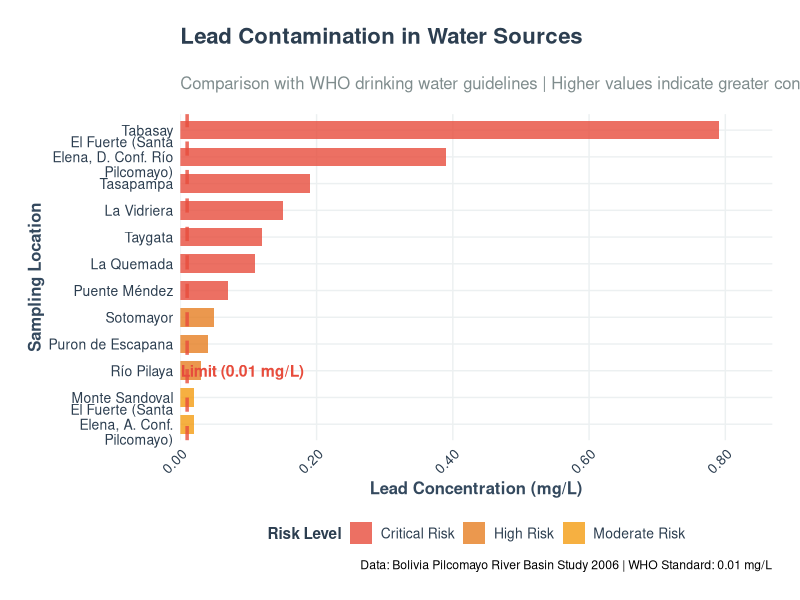
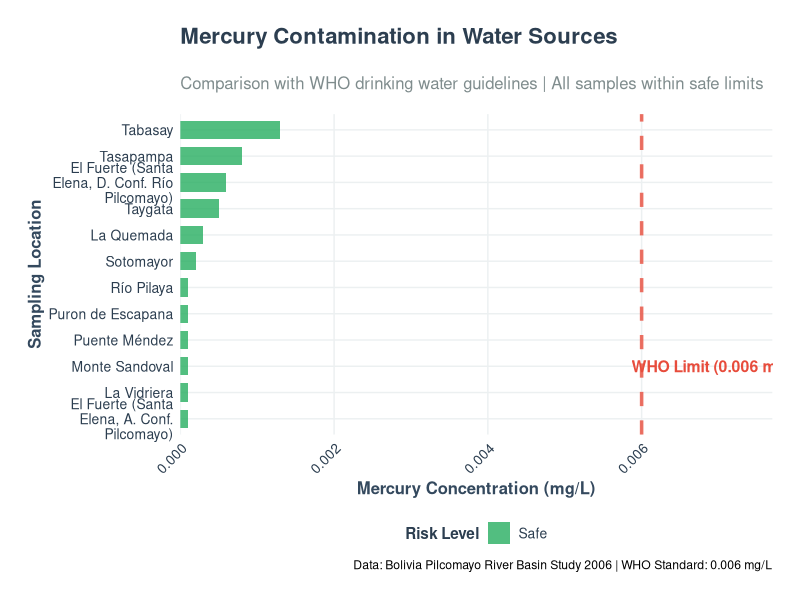
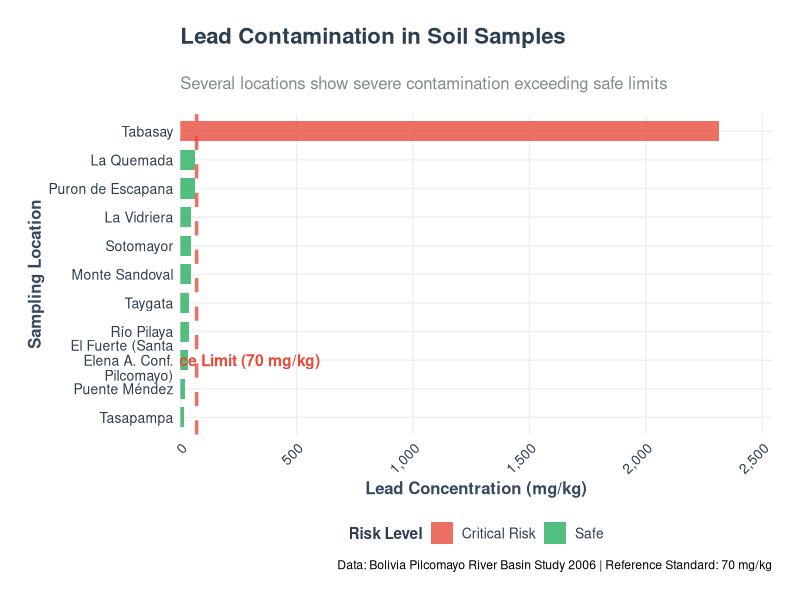
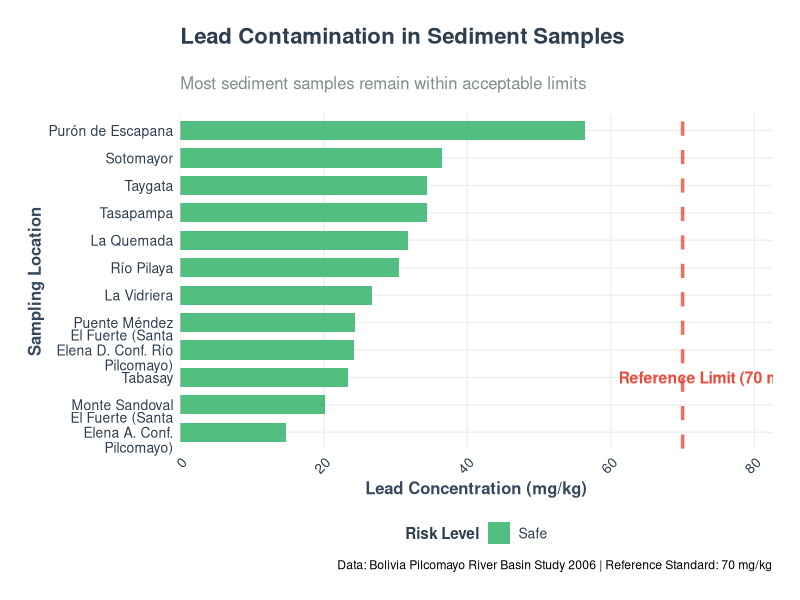
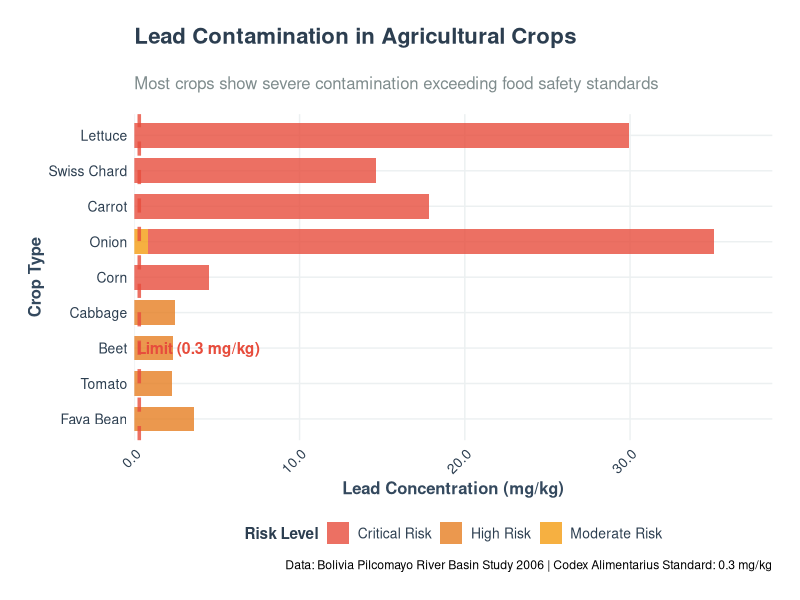
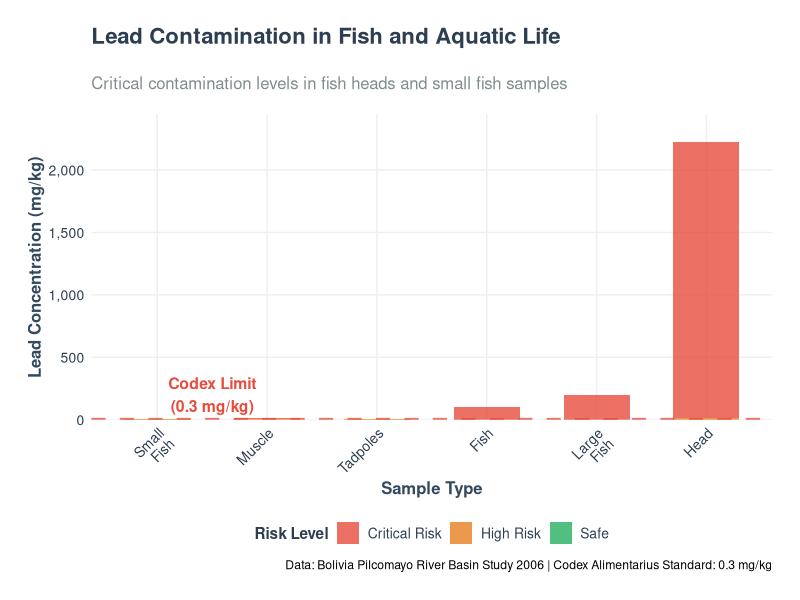
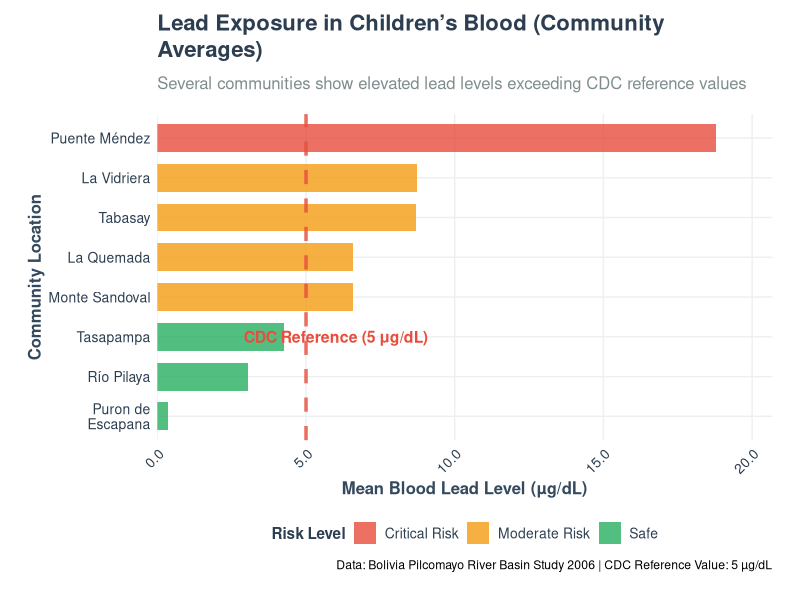
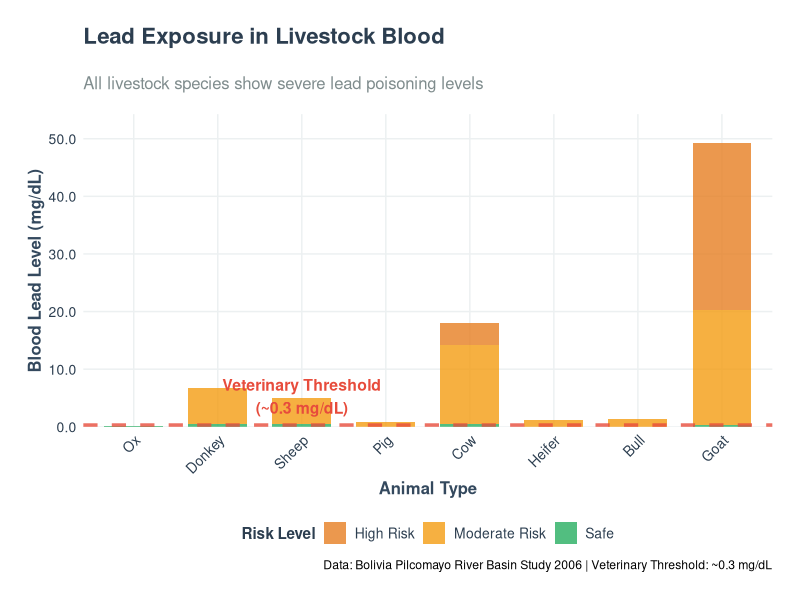

Write the R code that produced these figures, in order.
## ---- chunk 1
knitr::opts_chunk$set(echo = TRUE, warning = FALSE, message = FALSE, fig.width = 12, fig.height = 6)

# Load required libraries
library(tidyverse)
library(scales)
library(ggtext)
library(patchwork)
library(viridis)

# Custom theme function
theme_enhanced <- function() {
  theme_minimal() +
  theme(
    # Text elements
    plot.title = element_textbox_simple(
      size = 16,
      face = "bold",
      color = "#2c3e50",
      margin = margin(b = 20)
    ),
    plot.subtitle = element_text(
      size = 12,
      color = "#7f8c8d",
      margin = margin(b = 15)
    ),
    axis.title = element_text(
      size = 12,
      face = "bold",
      color = "#34495e"
    ),
    axis.text = element_text(
      size = 10,
      color = "#2c3e50"
    ),
    axis.text.x = element_text(
      angle = 45,
      hjust = 1,
      vjust = 1
    ),
    # Grid and background
    panel.grid.major = element_line(
      color = "#ecf0f1",
      size = 0.5,
      linetype = "solid"
    ),
    panel.grid.minor = element_blank(),
    panel.background = element_rect(
      fill = "#ffffff",
      color = NA
    ),
    plot.background = element_rect(
      fill = "#ffffff",
      color = NA
    ),
    # Legend
    legend.title = element_text(
      size = 11,
      face = "bold",
      color = "#2c3e50"
    ),
    legend.text = element_text(
      size = 10,
      color = "#2c3e50"
    ),
    legend.position = "bottom",
    # Margins
    plot.margin = margin(20, 20, 20, 20)
  )
}

# Custom color palettes
colors_primary <- c("#3498db", "#e74c3c", "#2ecc71", "#f39c12", "#9b59b6", "#1abc9c", "#34495e", "#e67e22")
colors_danger <- "#e74c3c"
colors_safe <- "#27ae60"
colors_warning <- "#f39c12"
## ---- chunk 2
# Load water data
water <- read_csv("data/ITA_water_2006.csv")
## ---- chunk 3
# WHO standard for lead in drinking water
who_lead_limit <- 0.01

water_lead_plot <- water %>%
  mutate(
    Location = str_wrap(Location, 20),
    exceeds_limit = `Pb (mg/l)` > who_lead_limit,
    risk_level = case_when(
      `Pb (mg/l)` <= who_lead_limit ~ "Safe",
      `Pb (mg/l)` <= who_lead_limit * 2 ~ "Moderate Risk",
      `Pb (mg/l)` <= who_lead_limit * 5 ~ "High Risk",
      TRUE ~ "Critical Risk"
    )
  ) %>%
  ggplot(aes(x = reorder(Location, `Pb (mg/l)`), y = `Pb (mg/l)`, fill = risk_level)) +
  geom_col(alpha = 0.8, width = 0.7) +
  geom_hline(
    yintercept = who_lead_limit, 
    color = colors_danger, 
    linetype = "dashed", 
    size = 1.2,
    alpha = 0.8
  ) +
  annotate(
    "text",
    x = 3, y = who_lead_limit + 0.05,
    label = "WHO Limit (0.01 mg/L)",
    color = colors_danger,
    size = 4,
    fontface = "bold"
  ) +
  scale_fill_manual(
    values = c("Safe" = colors_safe, 
               "Moderate Risk" = colors_warning, 
               "High Risk" = "#e67e22", 
               "Critical Risk" = colors_danger),
    name = "Risk Level"
  ) +
  scale_y_continuous(
    labels = scales::number_format(accuracy = 0.01),
    expand = expansion(mult = c(0, 0.1))
  ) +
  labs(
    title = "**Lead Contamination in Water Sources**",
    subtitle = "Comparison with WHO drinking water guidelines | Higher values indicate greater contamination risk",
    x = "Sampling Location",
    y = "Lead Concentration (mg/L)",
    caption = "Data: Bolivia Pilcomayo River Basin Study 2006 | WHO Standard: 0.01 mg/L"
  ) +
  theme_enhanced() +
  coord_flip()

water_lead_plot
## ---- chunk 4
# WHO standard for mercury in drinking water
who_mercury_limit <- 0.006

water_mercury_plot <- water %>%
  mutate(
    Location = str_wrap(Location, 20),
    exceeds_limit = `Hg (mg/l)` > who_mercury_limit,
    risk_level = case_when(
      `Hg (mg/l)` <= who_mercury_limit ~ "Safe",
      `Hg (mg/l)` <= who_mercury_limit * 1.5 ~ "Moderate Risk",
      TRUE ~ "High Risk"
    )
  ) %>%
  ggplot(aes(x = reorder(Location, `Hg (mg/l)`), y = `Hg (mg/l)`, fill = risk_level)) +
  geom_col(alpha = 0.8, width = 0.7) +
  geom_hline(
    yintercept = who_mercury_limit, 
    color = colors_danger, 
    linetype = "dashed", 
    size = 1.2,
    alpha = 0.8
  ) +
  annotate(
    "text",
    x = 3, y = who_mercury_limit + 0.001,
    label = "WHO Limit (0.006 mg/L)",
    color = colors_danger,
    size = 4,
    fontface = "bold"
  ) +
  scale_fill_manual(
    values = c("Safe" = colors_safe, 
               "Moderate Risk" = colors_warning, 
               "High Risk" = colors_danger),
    name = "Risk Level"
  ) +
  scale_y_continuous(
    labels = scales::number_format(accuracy = 0.001),
    expand = expansion(mult = c(0, 0.1))
  ) +
  labs(
    title = "**Mercury Contamination in Water Sources**",
    subtitle = "Comparison with WHO drinking water guidelines | All samples within safe limits",
    x = "Sampling Location",
    y = "Mercury Concentration (mg/L)",
    caption = "Data: Bolivia Pilcomayo River Basin Study 2006 | WHO Standard: 0.006 mg/L"
  ) +
  theme_enhanced() +
  coord_flip()

water_mercury_plot
## ---- chunk 5
# Load soil and sediment data
soil <- read_csv("data/ITA_soil_2006.csv")
sediment <- read_csv("data/ITA_sed_2006.csv")

# Reference standard for lead in soil
soil_lead_limit <- 70
## ---- chunk 6
soil_lead_plot <- soil %>%
  mutate(
    Location = str_wrap(Location, 20),
    exceeds_limit = `Pb (mg/kg)` > soil_lead_limit,
    risk_level = case_when(
      `Pb (mg/kg)` <= soil_lead_limit ~ "Safe",
      `Pb (mg/kg)` <= soil_lead_limit * 3 ~ "Moderate Risk",
      `Pb (mg/kg)` <= soil_lead_limit * 10 ~ "High Risk",
      TRUE ~ "Critical Risk"
    )
  ) %>%
  ggplot(aes(x = reorder(Location, `Pb (mg/kg)`), y = `Pb (mg/kg)`, fill = risk_level)) +
  geom_col(alpha = 0.8, width = 0.7) +
  geom_hline(
    yintercept = soil_lead_limit, 
    color = colors_danger, 
    linetype = "dashed", 
    size = 1.2,
    alpha = 0.8
  ) +
  annotate(
    "text",
    x = 3, y = soil_lead_limit + 100,
    label = "Reference Limit (70 mg/kg)",
    color = colors_danger,
    size = 4,
    fontface = "bold"
  ) +
  scale_fill_manual(
    values = c("Safe" = colors_safe, 
               "Moderate Risk" = colors_warning, 
               "High Risk" = "#e67e22", 
               "Critical Risk" = colors_danger),
    name = "Risk Level"
  ) +
  scale_y_continuous(
    labels = scales::comma_format(),
    expand = expansion(mult = c(0, 0.1))
  ) +
  labs(
    title = "**Lead Contamination in Soil Samples**",
    subtitle = "Several locations show severe contamination exceeding safe limits",
    x = "Sampling Location",
    y = "Lead Concentration (mg/kg)",
    caption = "Data: Bolivia Pilcomayo River Basin Study 2006 | Reference Standard: 70 mg/kg"
  ) +
  theme_enhanced() +
  coord_flip()

soil_lead_plot
## ---- chunk 7
sediment_lead_plot <- sediment %>%
  mutate(
    Location = str_wrap(Location, 20),
    exceeds_limit = `Pb (mg/kg)` > soil_lead_limit,
    risk_level = case_when(
      `Pb (mg/kg)` <= soil_lead_limit ~ "Safe",
      `Pb (mg/kg)` <= soil_lead_limit * 1.5 ~ "Moderate Risk",
      TRUE ~ "High Risk"
    )
  ) %>%
  ggplot(aes(x = reorder(Location, `Pb (mg/kg)`), y = `Pb (mg/kg)`, fill = risk_level)) +
  geom_col(alpha = 0.8, width = 0.7) +
  geom_hline(
    yintercept = soil_lead_limit, 
    color = colors_danger, 
    linetype = "dashed", 
    size = 1.2,
    alpha = 0.8
  ) +
  annotate(
    "text",
    x = 3, y = soil_lead_limit + 5,
    label = "Reference Limit (70 mg/kg)",
    color = colors_danger,
    size = 4,
    fontface = "bold"
  ) +
  scale_fill_manual(
    values = c("Safe" = colors_safe, 
               "Moderate Risk" = colors_warning, 
               "High Risk" = colors_danger),
    name = "Risk Level"
  ) +
  scale_y_continuous(
    labels = scales::comma_format(),
    expand = expansion(mult = c(0, 0.1))
  ) +
  labs(
    title = "**Lead Contamination in Sediment Samples**",
    subtitle = "Most sediment samples remain within acceptable limits",
    x = "Sampling Location",
    y = "Lead Concentration (mg/kg)",
    caption = "Data: Bolivia Pilcomayo River Basin Study 2006 | Reference Standard: 70 mg/kg"
  ) +
  theme_enhanced() +
  coord_flip()

sediment_lead_plot
## ---- chunk 8
# Load vegetation and fish data
veg <- read_csv("data/ITA_veg_2006.csv")
fish <- read_csv("data/ITA_fish_2006.csv")

# Codex standard for lead in food
codex_lead_limit <- 0.3
## ---- chunk 9
veg_lead_plot <- veg %>%
  mutate(
    exceeds_limit = `Pb (mg/kg)` > codex_lead_limit,
    risk_level = case_when(
      `Pb (mg/kg)` <= codex_lead_limit ~ "Safe",
      `Pb (mg/kg)` <= codex_lead_limit * 3 ~ "Moderate Risk",
      `Pb (mg/kg)` <= codex_lead_limit * 10 ~ "High Risk",
      TRUE ~ "Critical Risk"
    )
  ) %>%
  ggplot(aes(x = reorder(Crop, `Pb (mg/kg)`), y = `Pb (mg/kg)`, fill = risk_level)) +
  geom_col(alpha = 0.8, width = 0.7) +
  geom_hline(
    yintercept = codex_lead_limit, 
    color = colors_danger, 
    linetype = "dashed", 
    size = 1.2,
    alpha = 0.8
  ) +
  annotate(
    "text",
    x = 3, y = codex_lead_limit + 2,
    label = "Codex Limit (0.3 mg/kg)",
    color = colors_danger,
    size = 4,
    fontface = "bold"
  ) +
  scale_fill_manual(
    values = c("Safe" = colors_safe, 
               "Moderate Risk" = colors_warning, 
               "High Risk" = "#e67e22", 
               "Critical Risk" = colors_danger),
    name = "Risk Level"
  ) +
  scale_y_continuous(
    labels = scales::number_format(accuracy = 0.1),
    expand = expansion(mult = c(0, 0.1))
  ) +
  labs(
    title = "**Lead Contamination in Agricultural Crops**",
    subtitle = "Most crops show severe contamination exceeding food safety standards",
    x = "Crop Type",
    y = "Lead Concentration (mg/kg)",
    caption = "Data: Bolivia Pilcomayo River Basin Study 2006 | Codex Alimentarius Standard: 0.3 mg/kg"
  ) +
  theme_enhanced() +
  coord_flip()

veg_lead_plot
## ---- chunk 10
fish_lead_plot <- fish %>%
  mutate(
    `Sample Type` = str_replace_all(`Sample Type`, " ", "\n"),
    exceeds_limit = `Pb (mg/kg)` > codex_lead_limit,
    risk_level = case_when(
      `Pb (mg/kg)` <= codex_lead_limit ~ "Safe",
      `Pb (mg/kg)` <= codex_lead_limit * 10 ~ "High Risk",
      TRUE ~ "Critical Risk"
    )
  ) %>%
  ggplot(aes(x = reorder(`Sample Type`, `Pb (mg/kg)`), y = `Pb (mg/kg)`, fill = risk_level)) +
  geom_col(alpha = 0.8, width = 0.6) +
  geom_hline(
    yintercept = codex_lead_limit, 
    color = colors_danger, 
    linetype = "dashed", 
    size = 1.2,
    alpha = 0.8
  ) +
  annotate(
    "text",
    x = 1.5, y = codex_lead_limit + 200,
    label = "Codex Limit\n(0.3 mg/kg)",
    color = colors_danger,
    size = 4,
    fontface = "bold"
  ) +
  scale_fill_manual(
    values = c("Safe" = colors_safe, 
               "High Risk" = "#e67e22", 
               "Critical Risk" = colors_danger),
    name = "Risk Level"
  ) +
  scale_y_continuous(
    labels = scales::comma_format(),
    expand = expansion(mult = c(0, 0.1))
  ) +
  labs(
    title = "**Lead Contamination in Fish and Aquatic Life**",
    subtitle = "Critical contamination levels in fish heads and small fish samples",
    x = "Sample Type",
    y = "Lead Concentration (mg/kg)",
    caption = "Data: Bolivia Pilcomayo River Basin Study 2006 | Codex Alimentarius Standard: 0.3 mg/kg"
  ) +
  theme_enhanced()

fish_lead_plot
## ---- chunk 11
# Load human and animal data
human <- read_csv("data/ITA_human_2006.csv")
animal <- read_csv("data/ITA_animal_2006.csv")

# CDC reference value for lead in children's blood
cdc_lead_limit <- 5
# Veterinary threshold for lead in animals
vet_lead_limit <- 0.3
## ---- chunk 12
# Aggregate data by location and use mean values for children
human_summary <- human %>%
  group_by(Location) %>%
  summarise(
    mean_pb_children = mean(`Mean Pb [µg/dl] Children`, na.rm = TRUE),
    .groups = 'drop'
  ) %>%
  filter(!is.na(mean_pb_children)) %>%
  mutate(
    Location = str_wrap(Location, 15),
    exceeds_limit = mean_pb_children > cdc_lead_limit,
    risk_level = case_when(
      mean_pb_children <= cdc_lead_limit ~ "Safe",
      mean_pb_children <= cdc_lead_limit * 2 ~ "Moderate Risk",
      mean_pb_children <= cdc_lead_limit * 3 ~ "High Risk",
      TRUE ~ "Critical Risk"
    )
  )

human_lead_plot <- human_summary %>%
  ggplot(aes(x = reorder(Location, mean_pb_children), y = mean_pb_children, fill = risk_level)) +
  geom_col(alpha = 0.8, width = 0.7) +
  geom_hline(
    yintercept = cdc_lead_limit, 
    color = colors_danger, 
    linetype = "dashed", 
    size = 1.2,
    alpha = 0.8
  ) +
  annotate(
    "text",
    x = 3, y = cdc_lead_limit + 1,
    label = "CDC Reference (5 μg/dL)",
    color = colors_danger,
    size = 4,
    fontface = "bold"
  ) +
  scale_fill_manual(
    values = c("Safe" = colors_safe, 
               "Moderate Risk" = colors_warning, 
               "High Risk" = "#e67e22", 
               "Critical Risk" = colors_danger),
    name = "Risk Level"
  ) +
  scale_y_continuous(
    labels = scales::number_format(accuracy = 0.1),
    expand = expansion(mult = c(0, 0.1))
  ) +
  labs(
    title = "**Lead Exposure in Children's Blood (Community Averages)**",
    subtitle = "Several communities show elevated lead levels exceeding CDC reference values",
    x = "Community Location",
    y = "Mean Blood Lead Level (µg/dL)",
    caption = "Data: Bolivia Pilcomayo River Basin Study 2006 | CDC Reference Value: 5 µg/dL"
  ) +
  theme_enhanced() +
  coord_flip()

human_lead_plot
## ---- chunk 13
animal_lead_plot <- animal %>%
  mutate(
    exceeds_limit = `Pb (mg/dL)` > vet_lead_limit,
    risk_level = case_when(
      `Pb (mg/dL)` <= vet_lead_limit ~ "Safe",
      `Pb (mg/dL)` <= vet_lead_limit * 5 ~ "Moderate Risk",
      `Pb (mg/dL)` <= vet_lead_limit * 20 ~ "High Risk",
      TRUE ~ "Critical Risk"
    )
  ) %>%
  ggplot(aes(x = reorder(Animal, `Pb (mg/dL)`), y = `Pb (mg/dL)`, fill = risk_level)) +
  geom_col(alpha = 0.8, width = 0.7) +
  geom_hline(
    yintercept = vet_lead_limit, 
    color = colors_danger, 
    linetype = "dashed", 
    size = 1.2,
    alpha = 0.8
  ) +
  annotate(
    "text",
    x = 3, y = vet_lead_limit + 5,
    label = "Veterinary Threshold\n(~0.3 mg/dL)",
    color = colors_danger,
    size = 4,
    fontface = "bold"
  ) +
  scale_fill_manual(
    values = c("Safe" = colors_safe, 
               "Moderate Risk" = colors_warning, 
               "High Risk" = "#e67e22", 
               "Critical Risk" = colors_danger),
    name = "Risk Level"
  ) +
  scale_y_continuous(
    labels = scales::number_format(accuracy = 0.1),
    expand = expansion(mult = c(0, 0.1))
  ) +
  labs(
    title = "**Lead Exposure in Livestock Blood**",
    subtitle = "All livestock species show severe lead poisoning levels",
    x = "Animal Type",
    y = "Blood Lead Level (mg/dL)",
    caption = "Data: Bolivia Pilcomayo River Basin Study 2006 | Veterinary Threshold: ~0.3 mg/dL"
  ) +
  theme_enhanced()

animal_lead_plot
